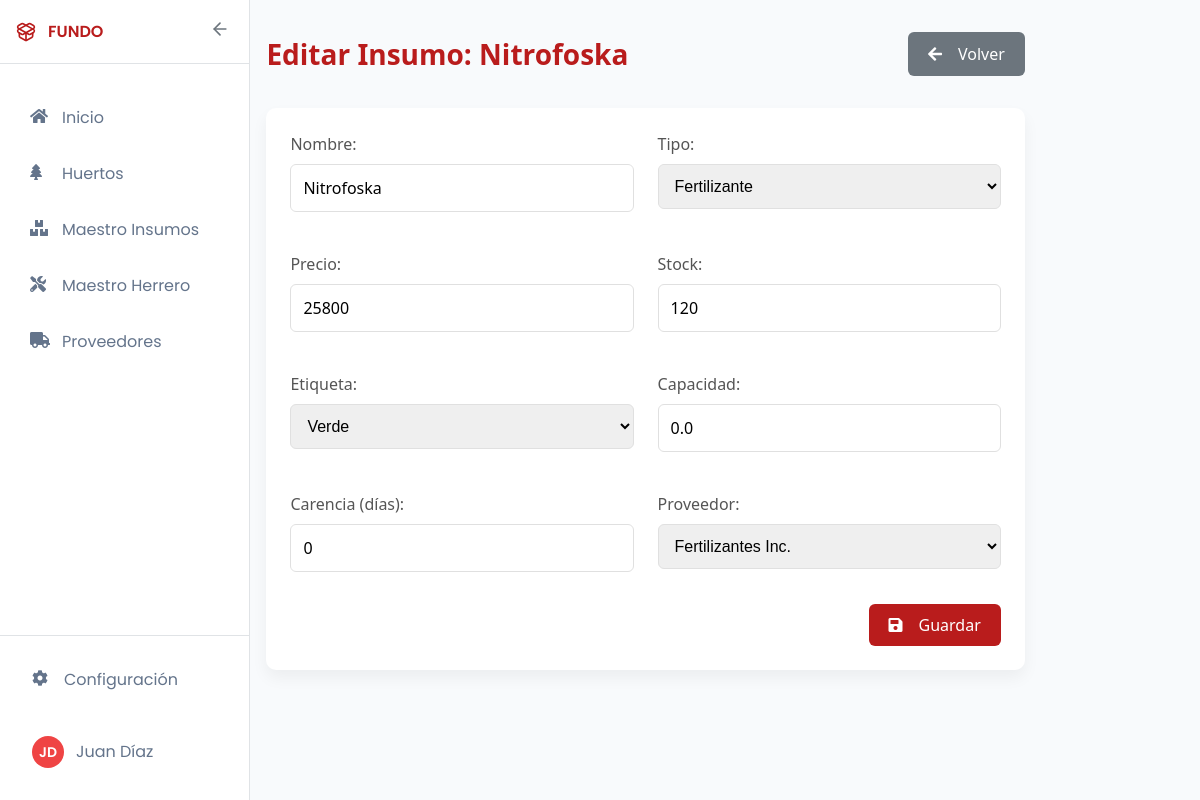
The page /insumo/editar/1/ on the database its author committed.
### core/models.py (models this page shows, shortened)
class Insumo(models.Model):
    ETIQUETA_CHOICES = [
        ('verde', 'Verde'),
        ('azul', 'Azul'),
        ('amarillo', 'Amarillo'),
        ('rojo', 'Rojo'),
    ]
    TIPO_CHOICES = [
        ('fertilizante', 'Fertilizante'),
        ('herbicida', 'Herbicida'),
        ('fungicida', 'Fungicida'),
        ('insecticida', 'Insecticida'),
        ('otro', 'Otro'),
    ]
    nombre = models.CharField(max_length=100)
    tipo = models.CharField(max_length=20, choices=TIPO_CHOICES, default='Fertilizante')
    precio = models.IntegerField()
    stock = models.IntegerField()
    etiqueta = models.CharField(max_length=10, choices=ETIQUETA_CHOICES, default='Verde')
    capacidad = models.FloatField(null=True, blank=True)
    carencia = models.IntegerField()
    proveedor = models.ForeignKey(Proveedor,on_delete=models.CASCADE,related_name='proveedoresIn', null=True, blank=True)

### core/views.py (the view)
# urls.py: path('insumo/editar/<int:insumo_id>/', views.editar_insumo, name='editar_insumo'),
def editar_insumo(request, insumo_id):
    insumo = get_object_or_404(Insumo, id=insumo_id)
    if request.method == 'POST':
        form = InsumoForm(request.POST, instance=insumo)
        if form.is_valid():
            form.save()
            return redirect('insumos')
    else:
        form = InsumoForm(instance=insumo)
    return render(request, 'core/insumo_form.html', {
        'form': form,
        'titulo': f'Editar Insumo: {insumo.nombre}'
    })

### core/forms.py
class InsumoForm(forms.ModelForm):
    class Meta:
        model = Insumo
        fields = ['nombre', 'tipo', 'precio', 'stock', 'etiqueta', 'capacidad', 'carencia', 'proveedor']

### core/models.py (called while the page is built)
    def __str__(self):
        return self.nombre_empresa

### core/templates/core/insumo_form.html (shortened to what this page needs)
{% extends 'core/base.html' %}
{% block content %}
<div class="dashboard-container">
    <div class="dashboard-header">
        <h2 class="dashboard-title">{{titulo}}</h2>
        <a href="{% url 'insumos' %}" class="btn btn-secondary">
            <i class="fas fa-arrow-left"></i> Volver
        </a>
    </div>
    <div class="card">
        <div class="card-body">
            <form method="post" id="insumo-form">
                <div class="form-grid">
                    <div class="form-group">
                        <label for="{{ form.nombre.id_for_label }}">Nombre:</label>
                        {{ form.nombre }}
                    </div>
                    <div class="form-group">
                        <label for="{{ form.tipo.id_for_label }}">Tipo:</label>
                        {{ form.tipo }}
                    </div>
                    <div class="form-group">
                        <label for="{{ form.precio.id_for_label }}">Precio:</label>
                        {{ form.precio }}
                    </div>
                    <div class="form-group">
                        <label for="{{ form.stock.id_for_label }}">Stock:</label>
                        {{ form.stock }}
                    </div>
                    <div class="form-group">
                        <label for="{{ form.etiqueta.id_for_label }}">Etiqueta:</label>
                        {{ form.etiqueta }}
                    </div>
                    <div class="form-group">
                        <label for="{{ form.capacidad.id_for_label }}">Capacidad:</label>
                        {{ form.capacidad }}
                    </div>
                    <div class="form-group">
                        <label for="{{ form.carencia.id_for_label }}">Carencia (días):</label>
                        {{ form.carencia }}
                    </div>
                    <div class="form-group">
                        <label for="{{ form.proveedor.id_for_label }}">Proveedor:</label>
                        {{ form.proveedor }}
                    </div>
                </div>
                <div class="form-actions main-actions">
                    <button type="submit" class="btn btn-primary">
                        <i class="fas fa-save"></i> Guardar
                    </button>
                </div>
            </form>
        </div>
    </div>
</div>
{% endblock %}

### core/static/core/style.css (style rules this page uses)
:root { --primary: #b91c1c; --primary-dark: #991b1b; --primary-light: #ef4444; --secondary: #15803d; --secondary-light: #22c55e; --background: #ffffff; --foreground: #0f172a; --muted: #f8fafc; --muted-foreground: #64748b; --border: #e2e8f0; --input: #f1f5f9; --ring: #94a3b8; --radius: 0.5rem; --sidebar-width: 19%; --sidebar-collapsed-width: 80px; --header-height: 64px; --shadow-sm: 0 1px 2px 0 rgba(0, 0, 0, 0.05); --shadow: 0 1px 3px 0 rgba(0, 0, 0, 0.1), 0 1px 2px -1px rgba(0, 0, 0, 0.1); --shadow-md: 0 4px 6px -1px rgba(0, 0, 0, 0.1), 0 2px 4px -2px rgba(0, 0, 0, 0.1); --shadow-lg: 0 10px 15px -3px rgba(0, 0, 0, 0.1), 0 4px 6px -4px rgba(0, 0, 0, 0.1); --primary-color: #b91c1c; --secondary-color: #6c757d; --danger-color: #dc3545; --border-color: #e0e0e0; --hover-lightness: 90%; --accent: #4dbd74; --danger: #f86c6b; --text: #2c3e50; --text-light: #6c757d; --border: #e0e3e6; --bg-light: #f8f9fa; --gray-100: #f9fafd; --gray-200: #edf2f9; --gray-500: #95aac9; --gray-600: #6e84a3; --gray-700: #4a5978; --border-radius: 0.375rem; }
* { margin: 0; padding: 0; box-sizing: border-box; }
body { font-family: 'Poppins', -apple-system, BlinkMacSystemFont, 'Segoe UI', Roboto, Oxygen, Ubuntu, Cantarell, 'Open Sans', 'Helvetica Neue', sans-serif; color: var(--foreground); background-color: var(--muted); line-height: 1.5; -webkit-font-smoothing: antialiased; }
a { color: inherit; text-decoration: none; }
button, input { font-family: inherit; }
.btn { display: inline-flex; align-items: center; justify-content: center; gap: 0.2rem; padding: 20px; border-radius: var(--radius); font-weight: 500; font-size: 0.875rem; cursor: pointer; transition: all 0.2s; border: none; }
.btn-primary { background-color: var(--primary); color: white; }
.card { background-color: var(--background); border-radius: var(--radius); box-shadow: var(--shadow); overflow: hidden; }
.card-body { padding: 1.25rem; }
.form-grid { display: grid; grid-template-columns: repeat(auto-fit, minmax(250px, 1fr)); gap: 1.5rem; }
.form-group { margin-bottom: 1rem; }
.form-group label { display: block; margin-bottom: 0.5rem; font-weight: 500; color: #555; }
.form-group input, .form-group select { width: 100%; padding: 0.75rem; border: 1px solid var(--border-color); border-radius: 6px; font-size: 1rem; transition: border-color 0.3s; }
.btn-primary, .btn-secondary, .btn-delete { display: inline-flex; align-items: center; padding: 0.75rem 1.5rem; border: none; border-radius: 6px; font-size: 1rem; font-weight: 500; cursor: pointer; transition: all 0.3s; }
.btn-primary { background-color: var(--primary-color); color: white; }
.btn-secondary { background-color: var(--secondary-color); color: white; }
.btn-primary i, .btn-secondary i, .btn-delete i { margin-right: 8px; }
.form-actions { margin-top: 1rem; display: flex; gap: 1rem; }
.main-actions { justify-content: flex-end; }
h2 { display: block; font-size: 1.5em; margin-block-start: 0.83em; margin-block-end: 0.83em; margin-inline-start: 0px; margin-inline-end: 0px; font-weight: bold; unicode-bidi: isolate; }
.dashboard-container { width: 80%; margin-left: 5%; padding: 2rem 1.5rem; font-family: 'Segoe UI', Tahoma, Geneva, Verdana, sans-serif; color: var(--text); }
.dashboard-header { display: flex; justify-content: space-between; align-items: center; margin-bottom: 2rem; flex-wrap: wrap; gap: 1rem; }
.dashboard-title { font-size: 1.75rem; font-weight: 600; color: var(--primary); margin: 0; }
.card { background: white; border-radius: 10px; box-shadow: 0 0.5rem 1rem rgba(0, 0, 0, 0.05); overflow: hidden; margin-bottom: 2rem; }
.btn { display: inline-flex; align-items: center; justify-content: center; padding: 0.625rem 1.25rem; border-radius: 6px; font-weight: 500; cursor: pointer; transition: all 0.2s; border: none; text-decoration: none; gap: 0.5rem; }
.card { margin-bottom: 2rem; }
.card-body { padding: 1.5rem; }
.form-grid { display: grid; grid-template-columns: repeat(2, 1fr); gap: 1.5rem; align-items: start; }

### core/templates/core/insumo_form.html (style rules this page uses)
.form-grid { display: grid; grid-template-columns: repeat(auto-fit, minmax(250px, 1fr)); gap: 1.5rem; }

### rows shown on the page
Insumo: nombre "Nitrofoska", tipo "Fertilizante", precio "25800", stock "120", etiqueta "Verde", capacidad "0.0", carencia "0", proveedor "Fertilizantes Inc."

### other values the page prints
{{ titulo }} "Editar Insumo: Nitrofoska"
